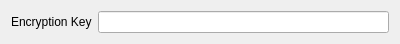
<?xml version="1.0" encoding="UTF-8"?>
<ui version="4.0">
 <class>Form</class>
 <widget class="QWidget" name="Form">
  <property name="geometry">
   <rect>
    <x>0</x>
    <y>0</y>
    <width>400</width>
    <height>42</height>
   </rect>
  </property>
  <property name="windowTitle">
   <string>Form</string>
  </property>
  <layout class="QVBoxLayout" name="verticalLayout">
   <item>
    <layout class="QFormLayout" name="encryption_key_field_layout">
     <item row="0" column="0">
      <widget class="QLabel" name="encryption_key_label">
       <property name="text">
        <string>Encryption Key</string>
       </property>
      </widget>
     </item>
     <item row="0" column="1">
      <widget class="QLineEdit" name="encryption_key_line_edit">
       <property name="text">
        <string/>
       </property>
       <property name="placeholderText">
        <string/>
       </property>
      </widget>
     </item>
    </layout>
   </item>
  </layout>
 </widget>
 <resources/>
 <connections/>
</ui>
